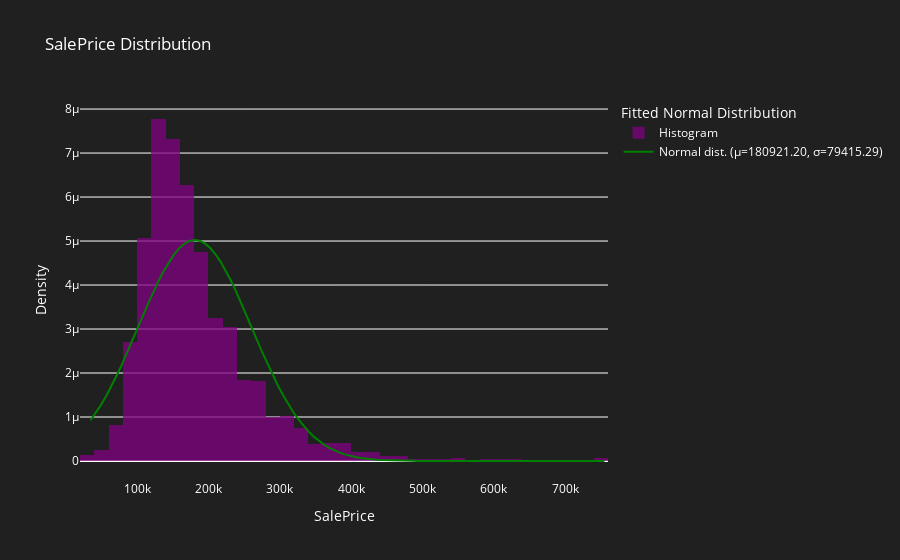
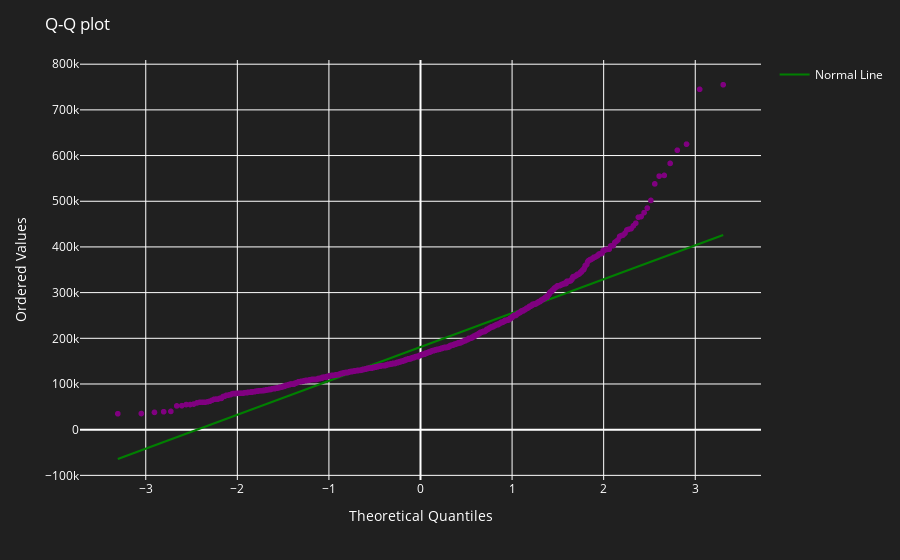
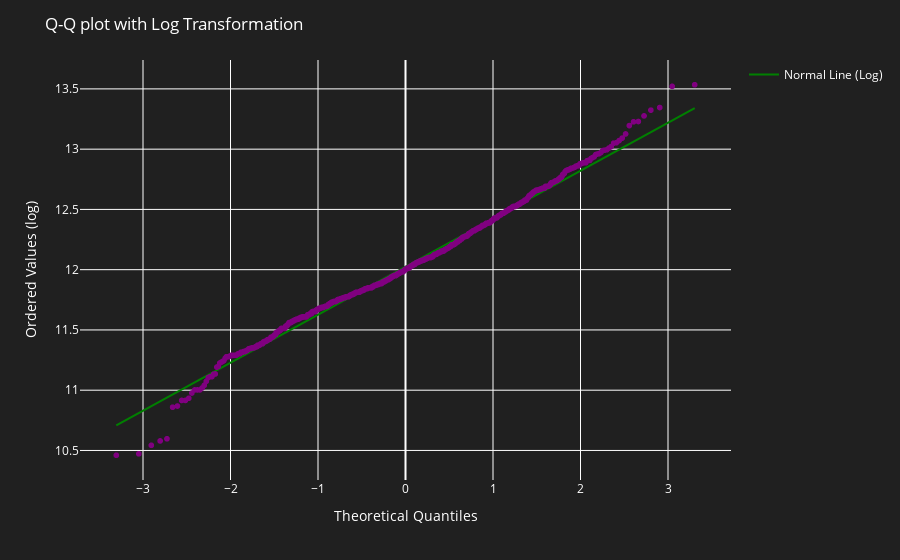

Notebook code cell kept with these figures, in order:
### Markdown cell above
### Explore the Dependent Variable

Before proceeding with modeling, it's essential to understand the distribution of the dependent variable, 'SalePrice'. This step involves visualizing the distribution of 'SalePrice' and checking if it follows a normal distribution. 

#### Normalize Dependent Variable

The code snippet performs the following tasks:
1. Fits a normal distribution to the 'SalePrice' data using the `stats.norm.fit()` function from the `scipy.stats` module.
2. Creates a histogram of the 'SalePrice' column to visualize its distribution, along with a fitted normal distribution overlay.
3. Generates a Q-Q plot (Quantile-Quantile plot) to compare the distribution of 'SalePrice' against a theoretical normal distribution. The plot includes a line of best fit to assess the deviation from normality.

Both visualizations help in assessing whether 'SalePrice' follows a normal distribution, which is important for certain modeling assumptions.

Note:The portion of this code is credited to [this notebook](https://www.kaggle.com/code/serigne/stacked-regressions-top-4-on-leaderboard).

### Code cell
import scipy.stats as stats
import plotly.graph_objects as go
import plotly.express as px

# Fit a normal distribution to the SalePrice data
mu, sigma = stats.norm.fit(df['SalePrice'])

# Create a histogram of the SalePrice column
hist_data = go.Histogram(x=df['SalePrice'], nbinsx=50, name="Histogram", opacity=0.75, histnorm='probability density', marker=dict(color='purple'))

# Calculate the normal distribution based on the fitted parameters
x_norm = np.linspace(df['SalePrice'].min(), df['SalePrice'].max(), 100)
y_norm = stats.norm.pdf(x_norm, mu, sigma)

# Create the normal distribution overlay
norm_data = go.Scatter(x=x_norm, y=y_norm, mode="lines", name=f"Normal dist. (μ={mu:.2f}, σ={sigma:.2f})", line=dict(color="green"))

# Combine the histogram and the overlay
fig = go.Figure(data=[hist_data, norm_data])

# Set the layout for the plot
fig.update_layout(
    title="SalePrice Distribution",
    xaxis_title="SalePrice",
    yaxis_title="Density",
    legend_title_text="Fitted Normal Distribution",
    plot_bgcolor='rgba(32, 32, 32, 1)',
    paper_bgcolor='rgba(32, 32, 32, 1)',
    font=dict(color='white')
)

# Show the plot
fig.show()

# Create a Q-Q plot
qq_data = stats.probplot(df['SalePrice'], dist="norm")
qq_fig = px.scatter(x=qq_data[0][0], y=qq_data[0][1], labels={'x': 'Theoretical Quantiles', 'y': 'Ordered Values'}, color_discrete_sequence=["purple"])
qq_fig.update_layout(
    title="Q-Q plot",
    plot_bgcolor='rgba(32, 32, 32, 1)',
    paper_bgcolor='rgba(32, 32, 32, 1)',
    font=dict(color='white')
)

# Calculate the line of best fit
slope, intercept, r_value, p_value, std_err = stats.linregress(qq_data[0][0], qq_data[0][1])
line_x = np.array(qq_data[0][0])
line_y = intercept + slope * line_x

# Add the line of best fit to the Q-Q plot
line_data = go.Scatter(x=line_x, y=line_y, mode="lines", name="Normal Line", line=dict(color="green"))

# Update the Q-Q plot with the normal line
qq_fig.add_trace(line_data)

# Show the Q-Q plot
qq_fig.show()

# Create a Q-Q plot with log transformation
qq_data_log = stats.probplot(df['SalePrice'], dist="norm", plot=None)
ordered_values_log = np.log(qq_data_log[0][1])
qq_fig_log = px.scatter(x=qq_data_log[0][0], y=ordered_values_log, labels={'x': 'Theoretical Quantiles', 'y': 'Ordered Values (log)'}, color_discrete_sequence=["purple"])
qq_fig_log.update_layout(
    title="Q-Q plot with Log Transformation",
    plot_bgcolor='rgba(32, 32, 32, 1)',
    paper_bgcolor='rgba(32, 32, 32, 1)',
    font=dict(color='white')
)

# Calculate the line of best fit for log-transformed data
slope_log, intercept_log, r_value_log, p_value_log, std_err_log = stats.linregress(qq_data_log[0][0], ordered_values_log)
line_x_log = np.array(qq_data_log[0][0])
line_y_log = intercept_log + slope_log * line_x_log

# Add the line of best fit to the Q-Q plot with log transformation
line_data_log = go.Scatter(x=line_x_log, y=line_y_log, mode="lines", name="Normal Line (Log)", line=dict(color="green"))
qq_fig_log.add_trace(line_data_log)

# Show the Q-Q plot with log transformation
qq_fig_log.show()

### Figure 1 — Plotly figure (JSON) as saved in the notebook; plotly's stock layout.template omitted (floating-point values rounded to 4 significant figures; data arrays with more than 128 entries replaced by an {"elided": "..."} marker saying what was removed)
{"data": [{"histnorm": "probability density", "marker": {"color": "purple"}, "name": "Histogram", "nbinsx": 50, "opacity": 0.75, "type": "histogram", "x": {"elided": "1460 int values"}}, {"line": {"color": "green"}, "mode": "lines", "name": "Normal dist. (μ=180921.20, σ=79415.29)", "type": "scatter", "x": [34900, 42170.0, 49450.0, 56720.0, 63990.0, 71270.0, 78540.0, 85820.0, 93090.0, 100400.0, 107600.0, 114900.0, 122200.0, 129500.0, 136700.0, 144000.0, 151300.0, 158600.0, 165800.0, 173100.0, 180400.0, 187600.0, 194900.0, 202200.0, 209500.0, 216700.0, 224000.0, 231300.0, 238600.0, 245800.0, 253100.0, 260400.0, 267700.0, 274900.0, 282200.0, 289500.0, 296800.0, 304000.0, 311300.0, 318600.0, 325800.0, 333100.0, 340400.0, 347700.0, 354900.0, 362200.0, 369500.0, 376800.0, 384000.0, 391300.0, 398600.0, 405900.0, 413100.0, 420400.0, 427700.0, 435000.0, 442200.0, 449500.0, 456800.0, 464100.0, 471300.0, 478600.0, 485900.0, 493100.0, 500400.0, 507700.0, 515000.0, 522200.0, 529500.0, 536800.0, 544100.0, 551300.0, 558600.0, 565900.0, 573200.0, 580400.0, 587700.0, 595000.0, 602300.0, 609500.0, 616800.0, 624100.0, 631300.0, 638600.0, 645900.0, 653200.0, 660400.0, 667700.0, 675000.0, 682300.0, 689500.0, 696800.0, 704100.0, 711400.0, 718600.0, 725900.0, 733200.0, 740500.0, 747700.0, 755000], "y": [9.265e-07, 1.092e-06, 1.276e-06, 1.479e-06, 1.699e-06, 1.937e-06, 2.188e-06, 2.452e-06, 2.725e-06, 3.003e-06, 3.282e-06, 3.556e-06, 3.821e-06, 4.072e-06, 4.303e-06, 4.509e-06, 4.685e-06, 4.828e-06, 4.934e-06, 4.999e-06, 5.023e-06, 5.006e-06, 4.946e-06, 4.846e-06, 4.709e-06, 4.538e-06, 4.336e-06, 4.108e-06, 3.86e-06, 3.597e-06, 3.323e-06, 3.045e-06, 2.767e-06, 2.493e-06, 2.227e-06, 1.973e-06, 1.734e-06, 1.511e-06, 1.305e-06, 1.118e-06, 9.502e-07, 8.006e-07, 6.689e-07, 5.542e-07, 4.553e-07, 3.71e-07, 2.997e-07, 2.401e-07, 1.908e-07, 1.503e-07, 1.174e-07, 9.097e-08, 6.989e-08, 5.324e-08, 4.022e-08, 3.014e-08, 2.239e-08, 1.649e-08, 1.205e-08, 8.729e-09, 6.271e-09, 4.467e-09, 3.156e-09, 2.211e-09, 1.536e-09, 1.058e-09, 7.228e-10, 4.896e-10, 3.289e-10, 2.191e-10, 1.447e-10, 9.482e-11, 6.159e-11, 3.968e-11, 2.534e-11, 1.605e-11, 1.009e-11, 6.282e-12, 3.881e-12, 2.377e-12, 1.444e-12, 8.697e-13, 5.195e-13, 3.077e-13, 1.808e-13, 1.053e-13, 6.082e-14, 3.484e-14, 1.979e-14, 1.114e-14, 6.225e-15, 3.448e-15, 1.894e-15, 1.032e-15, 5.572e-16, 2.984e-16, 1.585e-16, 8.348e-17, 4.36e-17, 2.258e-17]}], "layout": {"font": {"color": "white"}, "legend": {"title": {"text": "Fitted Normal Distribution"}}, "paper_bgcolor": "rgba(32, 32, 32, 1)", "plot_bgcolor": "rgba(32, 32, 32, 1)", "title": {"text": "SalePrice Distribution"}, "xaxis": {"title": {"text": "SalePrice"}}, "yaxis": {"title": {"text": "Density"}}}}

### Figure 2 — Plotly figure (JSON) as saved in the notebook; plotly's stock layout.template omitted (floating-point values rounded to 4 significant figures; data arrays with more than 128 entries replaced by an {"elided": "..."} marker saying what was removed)
{"data": [{"hovertemplate": "Theoretical Quantiles=%{x}<br>Ordered Values=%{y}<extra></extra>", "legendgroup": "", "marker": {"color": "purple", "symbol": "circle"}, "mode": "markers", "name": "", "showlegend": false, "type": "scattergl", "x": {"elided": "1460 float values"}, "xaxis": "x", "y": {"elided": "1460 int values"}, "yaxis": "y"}, {"line": {"color": "green"}, "mode": "lines", "name": "Normal Line", "type": "scatter", "x": {"elided": "1460 float values"}, "y": {"elided": "1460 float values"}}], "layout": {"font": {"color": "white"}, "legend": {"tracegroupgap": 0}, "margin": {"t": 60}, "paper_bgcolor": "rgba(32, 32, 32, 1)", "plot_bgcolor": "rgba(32, 32, 32, 1)", "title": {"text": "Q-Q plot"}, "xaxis": {"anchor": "y", "domain": [0, 1], "title": {"text": "Theoretical Quantiles"}}, "yaxis": {"anchor": "x", "domain": [0, 1], "title": {"text": "Ordered Values"}}}}

### Figure 3 — Plotly figure (JSON) as saved in the notebook; plotly's stock layout.template omitted (floating-point values rounded to 4 significant figures; data arrays with more than 128 entries replaced by an {"elided": "..."} marker saying what was removed)
{"data": [{"hovertemplate": "Theoretical Quantiles=%{x}<br>Ordered Values (log)=%{y}<extra></extra>", "legendgroup": "", "marker": {"color": "purple", "symbol": "circle"}, "mode": "markers", "name": "", "showlegend": false, "type": "scattergl", "x": {"elided": "1460 float values"}, "xaxis": "x", "y": {"elided": "1460 float values"}, "yaxis": "y"}, {"line": {"color": "green"}, "mode": "lines", "name": "Normal Line (Log)", "type": "scatter", "x": {"elided": "1460 float values"}, "y": {"elided": "1460 float values"}}], "layout": {"font": {"color": "white"}, "legend": {"tracegroupgap": 0}, "margin": {"t": 60}, "paper_bgcolor": "rgba(32, 32, 32, 1)", "plot_bgcolor": "rgba(32, 32, 32, 1)", "title": {"text": "Q-Q plot with Log Transformation"}, "xaxis": {"anchor": "y", "domain": [0, 1], "title": {"text": "Theoretical Quantiles"}}, "yaxis": {"anchor": "x", "domain": [0, 1], "title": {"text": "Ordered Values (log)"}}}}
